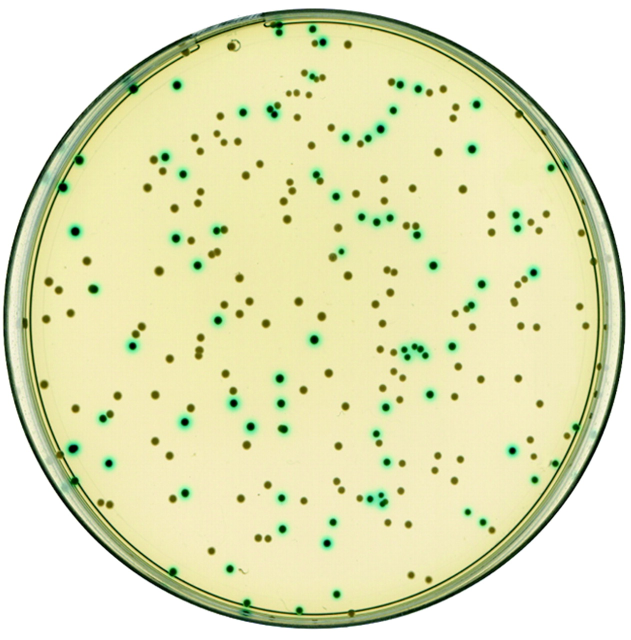
#> input picture chapters/06_image-analysis/img/colonies.jpg, 1261 x 1280 px (shown at 1/2 size)
$ jupyter execute 01_counting-colonies_key.ipynb   (shell and % lines are left out)   (older library calls are emulated)
#> lines starting #> are read from the running program, lines starting #| are printed output that depends on the picture; after the words box and inside, x2 and y2 are one past the last pixel; in counts of white or black regions, pixels touching at a corner belong together
## Counting Colonies with scikit-image

[cell 1]
import matplotlib.pyplot as plt
import numpy as np
from PIL import Image

from skimage.feature import blob_dog, blob_log, blob_doh
from skimage.color import rgb2gray
from skimage.draw import circle

### Load in the plate image

[cell 2]
image = np.array(Image.open("img/colonies.jpg"))
#> image is the input picture: shape (1280, 1261, 3); mean R, G, B 226.4, 228.1, 186.6
plt.imshow(image)

### Construct a mask to remove the plate itself

[cell 3]
center = np.array(image.shape[:2])/2
#> center = [640, 630.5]
cutoff = 550
sq_cutoff = cutoff**2

mask = np.zeros(image.shape[:2],dtype=np.bool)
for i in range(image.shape[0]):
    d_i = (i - center[0])**2

    for j in range(image.shape[1]):
        d_j = (j - center[1])**2

        # If this pixel is too far away from center mask it
        if d_i + d_j > sq_cutoff:
            mask[i,j] = True
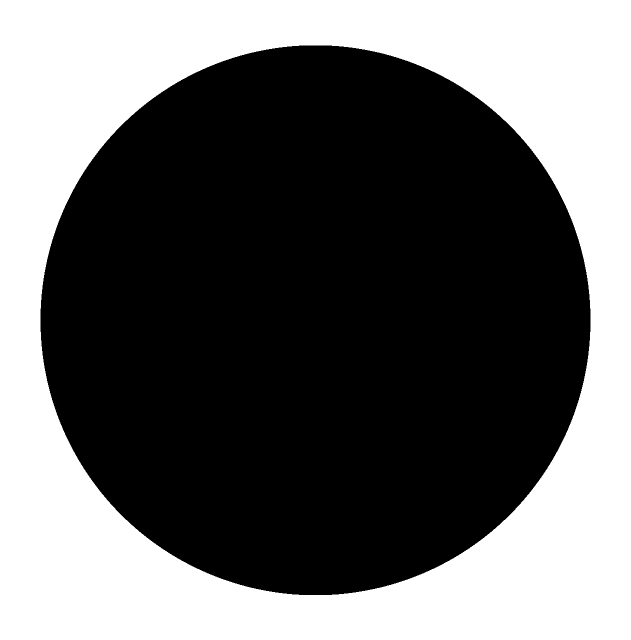
#> mask: shape (1280, 1261) bool (shown at 1/2 size); 41.1% white; 1 white region, box (x1, y1, x2, y2) and area: (0, 0, 1261, 1280) 663768

Creates a mask that is False if pixel is inside the plate and True if something is outside the plate.

### Apply mask

(Note cool different way to apply the mask).

[cell 4]
fig, ax = plt.subplots(1,2)
ax[0].imshow(image)
image[mask,:] = 255
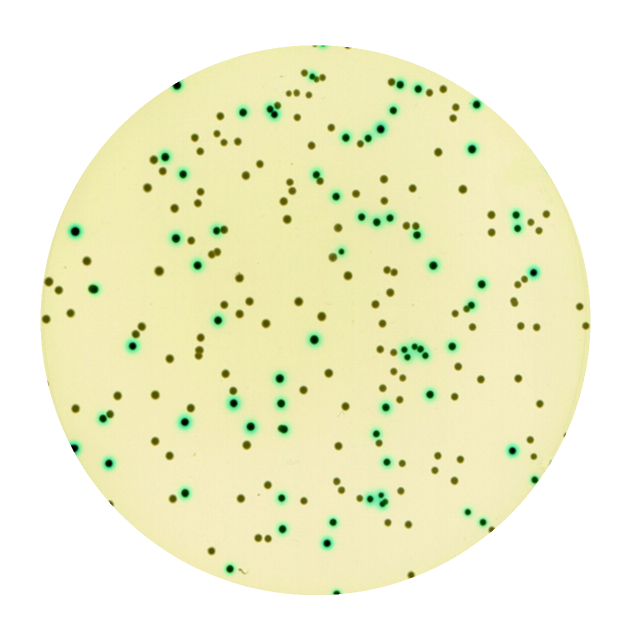
#> image: shape (1280, 1261, 3) (shown at 1/2 size); 17.63% of pixels changed, all inside (x1, y1, x2, y2) = (0, 16, 1261, 1264)
ax[1].imshow(image)
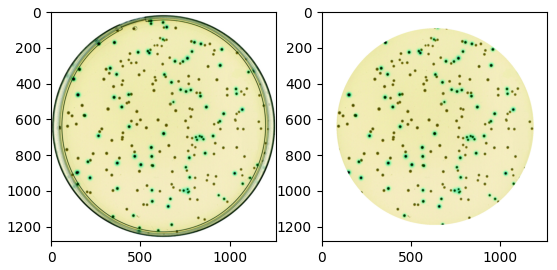
#> figure drawn by matplotlib, 2 panels

### Now check out scikit-image

### Lay some ground work

[cell 5]
# Convert image to grayscale
image_gray = rgb2gray(image)
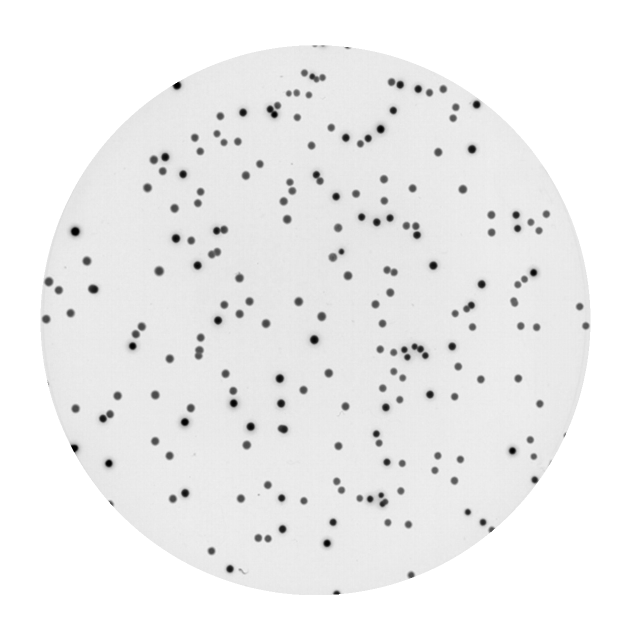
#> image_gray: shape (1280, 1261) float64 (shown at 1/2 size); min 0, max 1, mean 0.933
plt.imshow(image_gray,cmap="gray")

[cell 6]
def plot_blobs(img,blobs):
    """
    Plot a set of blobs on an image.
    """

    fig = plt.figure()
    ax = fig.add_subplot(1,1,1)

    ax.imshow(img, interpolation='nearest')
    for blob in blobs:
        y, x, r = blob
        c = plt.Circle((x, y), r, color="red", linewidth=2, fill=False)
        ax.add_patch(c)

[cell 7]
# blob_log
blobs_log = blob_log(image_gray, max_sigma=30, num_sigma=10, threshold=.1)
#> blobs_log = 162 rows, first 8: [904, 147, 1], [893, 141, 1], [1189, 678, 1], [1005, 218, 1], [702, 820, 4.22], [162, 356, 1], [711, 831, 7.44], [1009, 221, 1]
blobs_log[:, 2] = blobs_log[:, 2] * np.sqrt(2)

plot_blobs(image,blobs_log)
#> the loop in plot_blobs, `for blob in blobs:` made 162 passes
#> (y, x, r) on passes 1 to 3: (904, 147, 1.41), (893, 141, 1.41), (1189, 678, 1.41)
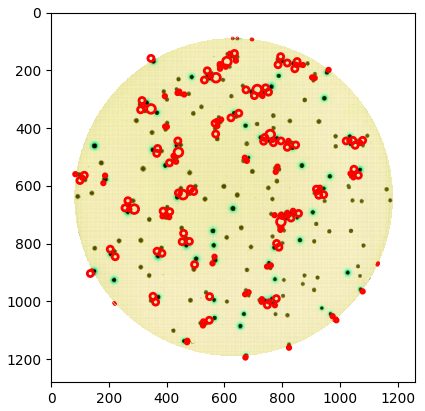
#> figure drawn by matplotlib, 1 panel

[cell 8]
# blob_dog
blobs_dog = blob_dog(image_gray, max_sigma=30, threshold=.1)
#> blobs_dog = 106 rows, first 8: [164, 353, 1], [899, 144, 1], [897, 143, 1], [167, 348, 1], [895, 142, 1], [901, 145, 1], [165, 349, 1.6], [1190, 673, 1]
blobs_dog[:, 2] = blobs_dog[:, 2] * np.sqrt(2)

plot_blobs(image,blobs_dog)
#> the loop in plot_blobs (call 2), `for blob in blobs:` made 106 passes
#> (y, x, r) on passes 1 to 12: (164, 353, 1.41), (899, 144, 1.41), (897, 143, 1.41), (167, 348, 1.41), (895, 142, 1.41), (901, 145, 1.41), (165, 349, 2.26), (1190, 673, 1.41), (904, 147, 1.41), (218, 549, 2.26), (461, 822, 5.79), (327, 321, 5.79)
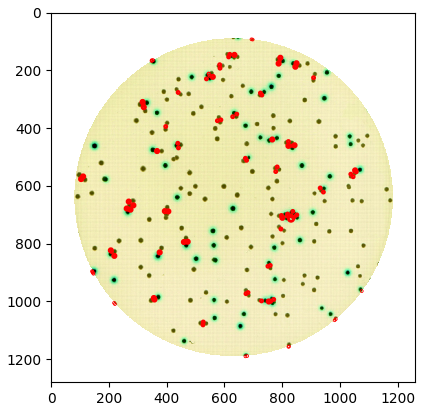
#> figure drawn by matplotlib, 1 panel

[cell 9]
# blob_doh
blobs_doh = blob_doh(image_gray, max_sigma=30, threshold=.01)
#> blobs_doh = 200 rows, first 8: [171, 354, 10.67], [462, 149, 10.67], [843, 369, 10.67], [678, 628, 10.67], [756, 559, 10.67], [297, 943, 10.67], [476, 351, 10.67], [926, 217, 10.67]
plot_blobs(image,blobs_doh)
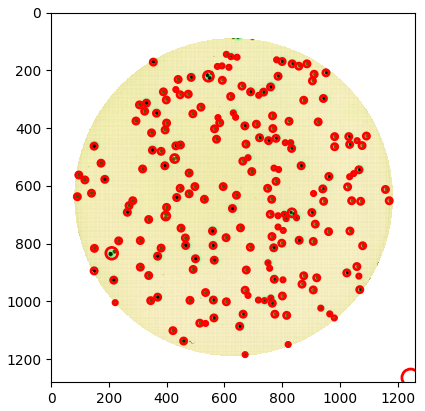
#> figure drawn by matplotlib, 1 panel

### Caveat LOG and DOG methods assume you are looking for bright spots.  We could improve by inverting image.  (but it was slow for demo)

### Get rid of big blobs

+ Write a function that gets rid of any blob with a radius bigger than 15.  Each blob is a tuple:

    ```blob1 = (y,x,r)```

[cell 10]
## KEY

def filter_blobs(blobs,r_cutoff=15):

#> called with blobs = array of shape (200, 3), r_cutoff = 15
    new_blobs = []
    for b in blobs:
        if b[2] < r_cutoff:
            new_blobs.append(b)
#> this loop made 200 passes
#> after the loop, new_blobs = 197 items, first 6: [171, 354, 10.67], [462, 149, 10.67], [843, 369, 10.67], [678, 628, 10.67], [756, 559, 10.67], [297, 943, 10.67]

    return new_blobs

new_blobs = filter_blobs(blobs_doh)
plot_blobs(image,new_blobs)

### Now get the color of each blob

[cell 11]
def get_blob_color(image,blob):

    # Grab circle center (a,b) and radius (r)
    a, b, r = blob

    # Draw circle for blob
    circle_mask = circle(a,b,r)

    # Create mask of False over whole image
    mask = np.zeros(image.shape[0:2],dtype=np.bool)
    mask[circle_mask] = True

    num_pixels = np.sum(mask)
    red = np.sum(image[mask,0])/num_pixels
    green = np.sum(image[mask,1])/num_pixels
    blue = np.sum(image[mask,2])/num_pixels

    return red, green, blue

[cell 12]
blob_colors = []
for b in new_blobs:
    blob_colors.append(get_blob_color(image,b))
#> this loop made 197 passes

### Write a function that only takes a blob with an R channel less than 100

[cell 13]
## KEY

num_not_red = 0
num_red = 0
for b in blob_colors:
    if b[0] < 100:
        num_not_red += 1
    else:
        num_red += 1
#> this loop made 197 passes
#> b on passes 1 to 3: (82.37, 133.7, 87.74), (22.71, 85.83, 46.97), (40.35, 121.7, 73.59)

print("Num not red",num_not_red)
#| Num not red 64
print("Num red",num_red)
#| Num red 133

[cell 14]
def plot_colored_results(img,blobs,colors):

    fig = plt.figure()
    ax = fig.add_subplot(1,1,1)

    ax.imshow(img, interpolation='nearest')
    for i, blob in enumerate(blobs):
        y, x, r = blob

        if colors[i][0] < 100:
            color = "green"
        else:
            color = "gray"

        c = plt.Circle((x, y), r, color=color, linewidth=2, fill=False)
        ax.add_patch(c)
#> this loop made 197 passes

[cell 15]
plt.imshow(image)
plot_colored_results(image,new_blobs,blob_colors)
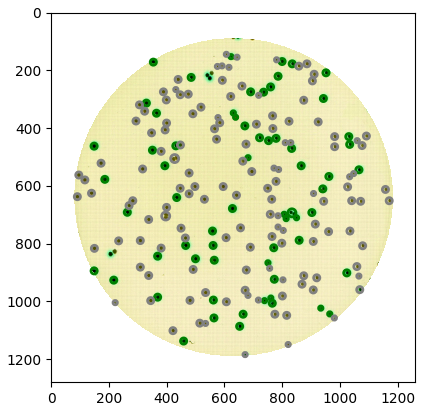
#> figure drawn by matplotlib, 1 panel
